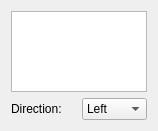
           <widget class="QWidget" name="page_objects">
            <property name="geometry">
             <rect>
              <x>0</x>
              <y>0</y>
              <width>158</width>
              <height>131</height>
             </rect>
            </property>
            <attribute name="label">
             <string>Object Placing</string>
            </attribute>
            <layout class="QVBoxLayout" name="verticalLayout_6">
             <item>
              <widget class="QListWidget" name="objectListWidget">
               <property name="sizePolicy">
                <sizepolicy hsizetype="Preferred" vsizetype="Expanding">
                 <horstretch>0</horstretch>
                 <verstretch>0</verstretch>
                </sizepolicy>
               </property>
              </widget>
             </item>
             <item>
              <layout class="QHBoxLayout" name="horizontalLayout_4">
               <property name="bottomMargin">
                <number>0</number>
               </property>
               <item>
                <widget class="QLabel" name="label_12">
                 <property name="text">
                  <string>Direction:</string>
                 </property>
                </widget>
               </item>
               <item>
                <widget class="QComboBox" name="object_direction_combo">
                 <item>
                  <property name="text">
                   <string>Left</string>
                  </property>
                 </item>
                 <item>
                  <property name="text">
                   <string>Right</string>
                  </property>
                 </item>
                </widget>
               </item>
              </layout>
             </item>
            </layout>
           </widget>
